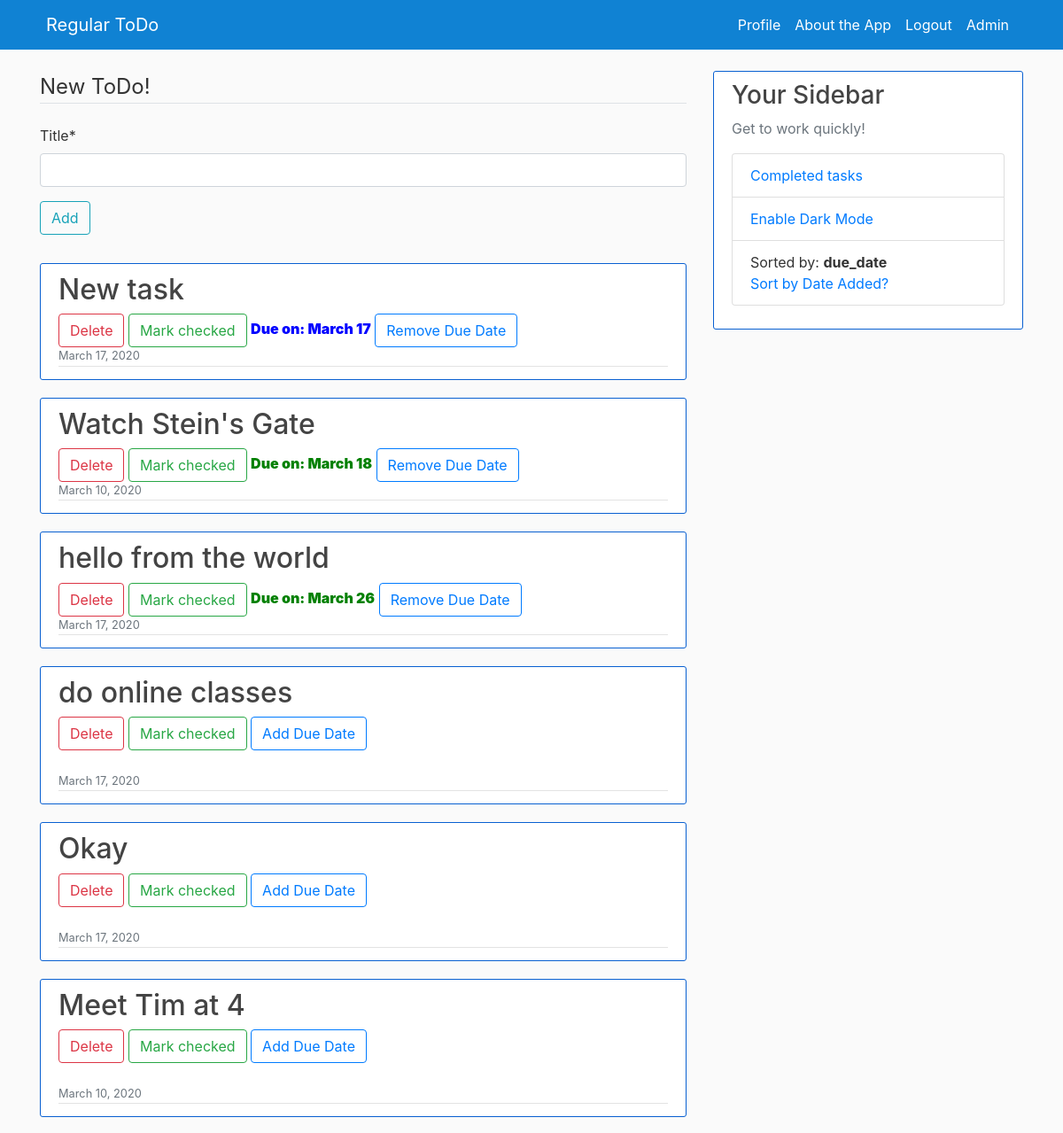
Before: / (signed in, upper part) with the older database file.
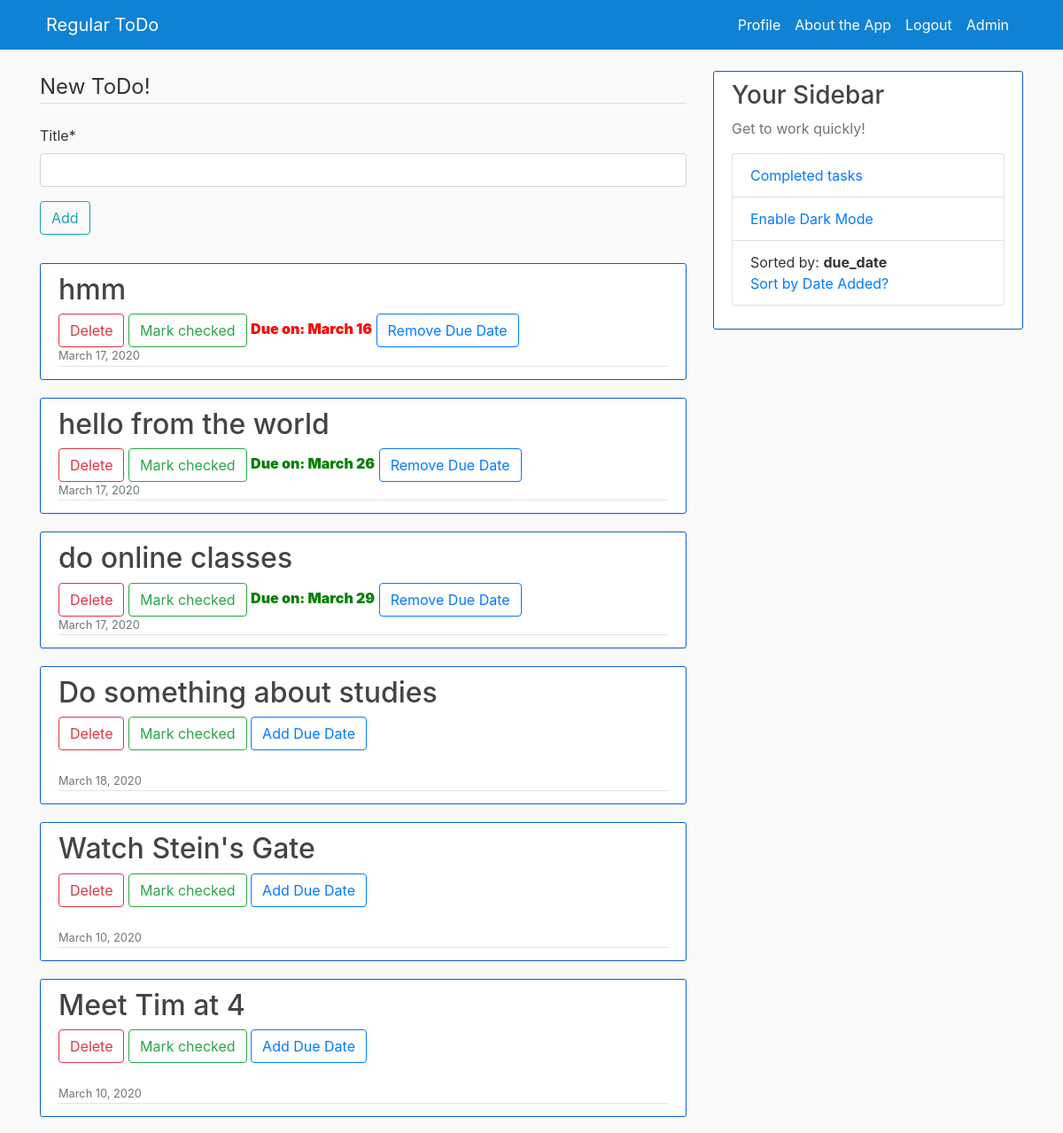
After: the same page with the newer database file.
### ToDo/models.py (models this page shows, shortened)
class ToDo(models.Model):
    title = models.CharField(max_length=100)
    date_posted = models.DateTimeField(default=timezone.now)
    creator = models.ForeignKey(User, on_delete=models.CASCADE)
    is_checked = models.BooleanField(default=False)
    due_date = models.DateTimeField(null=True, blank=True)
    due_date_color = models.CharField(max_length=100, null=True, blank=True)

### users/models.py (models this page shows, shortened)
class Profile(models.Model):
    user = models.OneToOneField(User, on_delete=models.CASCADE)
    image = models.ImageField(default="default.jpg", upload_to="profile_pics")
    todos = models.IntegerField(default=0)
    has_dark_mode = models.BooleanField(default=False)
    sort_todos_by = models.CharField(max_length=100, default="date_added")

### ToDo/views.py (the view)
# urls.py: 2. Add a URL to urlpatterns:  path('', views.home, name='home')
def home(request):
    if request.method == "POST":
        due_form = DueDateForm(request.POST)
        add_form = NewTaskForm(request.POST)
        if due_form.is_valid():
            days = due_form.cleaned_data.get("due_date").lower()
            if days == "today":
                days = 0
            elif days == "tomorrow":
                days = 1
            elif days == "next week":
                days = 7
            elif days == "yesterday":
                days = -1
            elif days == "last week":
                days = -7
            else:
                days = int(days)
            today = datetime.datetime.today()
            due_date = today + datetime.timedelta(days=days)
            todo = ToDo.objects.get(pk=int(request.POST.get("title", "")))
            todo.due_date = due_date
            todo.save()
            messages.success(request, "Due Date added to task")
            return redirect("todo-home")
        elif add_form.is_valid():
            title = add_form.cleaned_data.get("title")
            todo = ToDo(title=title)
            todo.creator = request.user
            todo.save()
            user = User.objects.get(username=request.user.username)
            user.profile.todos += 1
            user.save()
            messages.success(request, "Your new task has been added")
            return redirect("todo-home")
    else:
        add_form = NewTaskForm()
        due_form = DueDateForm()
    todos = ToDo.objects.all()
    if request.user.is_authenticated:
        user = User.objects.get(username=request.user.username)
        if user.profile.sort_todos_by == "date_added":
            sorter = "date_posted"
            todos = ToDo.objects.all().order_by(sorter).reverse()
        elif user.profile.sort_todos_by == "due_date":
            sorter = "due_date"
            due_todos = []
            normal_todos = []
            for todo in ToDo.objects.all().order_by("due_date"):
                if todo.due_date is not None:
                    due_todos.append(todo)
            for todo in ToDo.objects.all():
                if todo.due_date is None:
                    normal_todos.append(todo)
            normal_todos.reverse()
            todos = due_todos + normal_todos
    today = datetime.datetime.today()
    todo_objects = ToDo.objects.all()
    for todo in todo_objects:
        if todo.due_date is not None:
            if todo.due_date.day > today.day:
                todo.due_date_color = "green"
            elif todo.due_date.day == today.day:
                todo.due_date_color = "blue"
            elif todo.due_date.day < today.day:
                todo.due_date_color = "red"
            todo.save()
    context = {
        "todos": todos,
        "add_form": add_form,
        "due_form": due_form
    }
    return render(request, "ToDo/home.html", context=context)

### ToDo/forms.py
class NewTaskForm(forms.Form):
    title = forms.CharField(max_length=150)

class DueDateForm(forms.Form):
    due_date = forms.CharField(max_length=150, help_text="eg. 'tomorrow', 'today', yesterday, next week, 5")

### ToDo/templates/ToDo/home.html (shortened to what this page needs)
{% extends "ToDo/base.html" %}
{% block content %}
{% load crispy_forms_tags %}
{% load user_agents %}
    {% if user.is_authenticated %}
        <div class="content section">
            <form method="POST" name="add_form">
                <fieldset class="form-group dark-mode-assist">
                    <legend class="border-bottom mb-4">New ToDo!</legend>
                    {{ add_form|crispy }}
                    <div class="form-group">
                        <button class="btn btn-outline-info" type="submit" name="add-task">Add</button>
                    </div>
                </fieldset>
            </form>
        </div>
        {% if user.profile.todos == 0 %}
            <div class="container-fluid">
                <h2>You are on top of the world!</h2>
            </div>
        {% else %}
            {% for todo in todos %}
                {% if user.username|lower == todo.creator|lower and not todo.is_checked %}
                    <article class="media content-section">
                        <div class="media-body">
                            <h2><a href="{% url 'todo-edit' todo.pk %}" class="article-title">{{ todo.title }}</a></h2>
                            <button type="button" class="btn btn-outline-danger" data-toggle="modal" data-target="#exampleModalCenter">
                              Delete
                            </button>
                            <button onclick="location.href='{% url 'todo-check' todo.pk %}'" class="btn btn-outline-success" type="submit">Mark checked</button>
                            {% if todo.due_date == None %}
                                <a class="btn btn-outline-primary" data-toggle="collapse" href="#multiCollapseExample{{ todo.pk }}" role="button" aria-expanded="false" aria-controls="multiCollapseExample{{ todo.pk }}">Add Due Date</a>
                                <div class="row">
                                  <div class="col">
                                  </div>
                                </div>
                            {% else %}
                                <p2 style="font-weight: 1000; color: {{ todo.due_date_color }}; ">Due on: {{ todo.due_date|date:"F d" }}</p2>
                                <button onclick="location.href='{% url 'todo-due-remove' todo.pk %}'" class="btn btn-outline-primary" type="submit">Remove Due Date</button>
                            {% endif %}
                            <br>
                            <div class="article-metadata">
                                <small class="text-muted">{{ todo.date_posted|date:"F d, Y" }}</small>
                            </div>
                        </div>
                    </article>
                {% endif %}
            {% endfor %}
        {% endif %}
    {% endif %}
{% endblock content %}

### ToDo/templates/ToDo/base.html (shortened to what this page needs)
{% load static %}
{% load user_agents %}
<html>
<head>
    <link rel="stylesheet" href="https://maxcdn.bootstrapcdn.com/bootstrap/4.0.0/css/bootstrap.min.css">
    {% if user.profile.has_dark_mode %}
        <link rel="stylesheet" type="text/css" href="{% static 'ToDo/main_dark.css' %}">
    {% else %}
        <link rel="stylesheet" type="text/css" href="{% static 'ToDo/main_light.css' %}">
    {% endif %}
</head>
<body>
    <header class="site-header">
        <nav class="navbar navbar-nav navbar-dark bg-steel navbar-expand-md fixed-top nav-fill">
          <div class="container">
            <a style="padding-left:15px" class="navbar-brand mr-4 nav-link" href="{% url 'todo-home' %}">Regular ToDo</a>
            <div class="collapse navbar-collapse" id="navbarToggle">
              <div class="navbar-nav">
                {% if user.is_authenticated %}
                    {% if request.path != "/profile/" %}
                        <a class="nav-item nav-link" href="{% url 'profile' %}">Profile</a>
                    {% endif %}
                    {% if request.path != "/about/" %}
                        <a class="nav-item nav-link" href="{% url 'todo-about' %}">About the App</a>
                    {% endif %}
                    <a class="nav-item nav-link" href="{% url 'logout' %}">Logout</a>
                    {% if user.is_superuser %}
                        <a class="nav-item nav-link" href="{% url 'admin:index' %}">Admin</a>
                    {% endif %}
                {% endif %}
              </div>
            </div>
          </div>
        </nav>
    </header>
    <main role="main" class="container">
        <div class="row">
            <div class="col-md-8">
                {% block content %}{% endblock %}
            </div>
            {% if user.is_authenticated and request.path != "/about/" %}
                <div class="col-md-4">
                    <div class="content-section">
                        <h3>Your Sidebar</h3>
                        <p class='text-muted'>Get to work quickly!
                            <ul class="list-group">
                                <li class="list-group-item dark-mode-assist-section"><a href="{% url 'todo-completed' %}">Completed tasks</a></li>
                                {% if user.profile.has_dark_mode %}
                                    <li class="list-group-item dark-mode-assist-section"><a href="{% url 'todo-darkmode' %}">Disable Dark Mode</a></li>
                                {% else %}
                                    <li class="list-group-item dark-mode-assist-section"><a href="{% url 'todo-darkmode' %}">Enable Dark Mode</a></li>
                                {% endif %}
                                {% if user.profile.sort_todos_by == "date_added" %}
                                    <li class="list-group-item dark-mode-assist-section">Sorted by: <b>{{ user.profile.sort_todos_by }}</b><br><a href="{% url 'todo-user-sort' %}">Sort by Due Date?</a></li>
                                {% else %}
                                    <li class="list-group-item dark-mode-assist-section">Sorted by: <b>{{ user.profile.sort_todos_by }}</b><br><a href="{% url 'todo-user-sort' %}">Sort by Date Added?</a></li>
                                {% endif %}
                            </ul>
                        </p>
                    </div>
                </div>
            {% endif %}
        </div>
    </main>
</body>
</html>

### static/ToDo/main_light.css (style rules this page uses)
body { background: #fafafa; color: #333333; margin-top: 5rem; }
h1, h2, h3, h4, h5, h6 { color: #444444; }
ul { margin: 0; }
.bg-steel { background-color: #1082d3; }
.site-header .navbar-nav .nav-link { color: #ffffff; }
.content-section { background: #ffffff; padding: 10px 20px; border: 1px solid #0960d1; border-radius: 3px; margin-bottom: 20px; }
.article-title { color: #444444; }
.article-metadata { padding-bottom: 1px; margin-bottom: 4px; border-bottom: 1px solid #e3e3e3 }

Changed rows visible on the page:
removed ToDo: title "New task", due_date "March 17", date_posted "March 17, 2020", due_date_color "blue" (drawn)
no longer on this page (row edited): ToDo: title "Okay", date_posted "March 17, 2020"
added ToDo: title "hmm", due_date "March 16", date_posted "March 17, 2020", due_date_color "red" (drawn)
changed ToDo "do online classes": due_date_color empty → "green" (drawn); due_date (not shown) → "March 29"; due_date "Add Due Date" → "Due on: Remove Due Date"
added ToDo: title "Do something about studies", date_posted "March 18, 2020"
changed ToDo "Watch Stein's Gate": due_date_color "green" → empty (drawn); due_date "March 18" → (not shown); due_date "Due on: Remove Due Date" → "Add Due Date"; moves down the list
